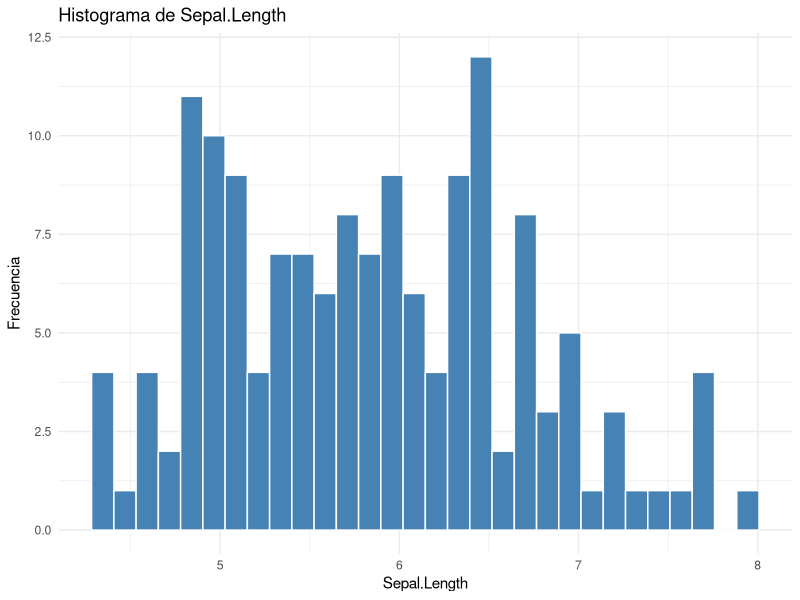
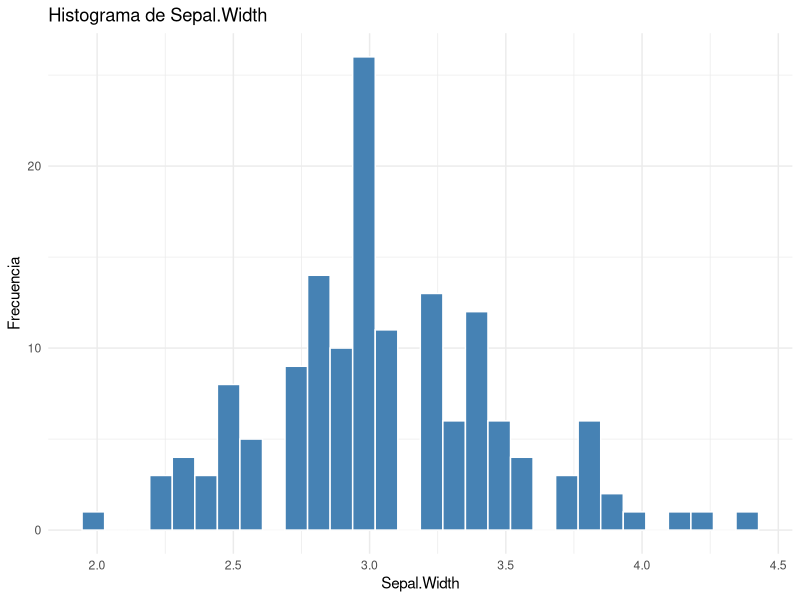
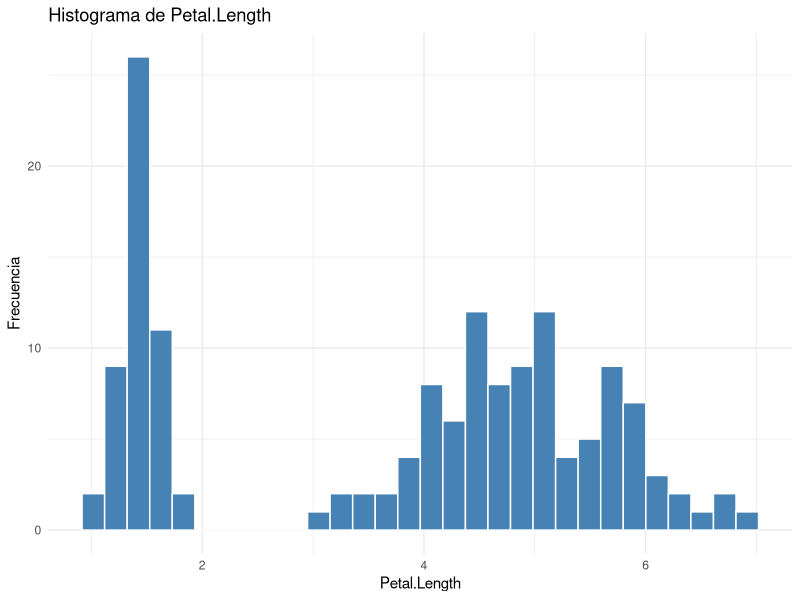
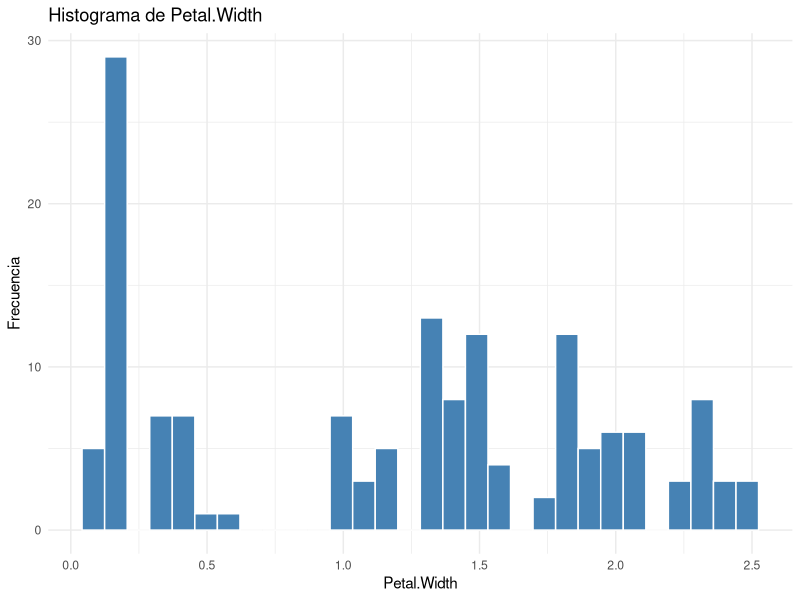

Generate these figures, in order, with R:
## ---- chunk 1
library(ggplot2)
data(iris)

# Graficar histograma de cada variable numérica
ggplot(iris, aes(x = Sepal.Length)) +
  geom_histogram(fill = "steelblue", color = "white") +
  labs(title = "Histograma de Sepal.Length",
       x = "Sepal.Length", y = "Frecuencia") +
  theme_minimal()

ggplot(iris, aes(x = Sepal.Width)) +
  geom_histogram(fill = "steelblue", color = "white") +
  labs(title = "Histograma de Sepal.Width",
       x = "Sepal.Width", y = "Frecuencia") +
  theme_minimal()

ggplot(iris, aes(x = Petal.Length)) +
  geom_histogram(fill = "steelblue", color = "white") +
  labs(title = "Histograma de Petal.Length",
       x = "Petal.Length", y = "Frecuencia") +
  theme_minimal()

ggplot(iris, aes(x = Petal.Width)) +
  geom_histogram(fill = "steelblue", color = "white") +
  labs(title = "Histograma de Petal.Width",
       x = "Petal.Width", y = "Frecuencia") +
  theme_minimal()
